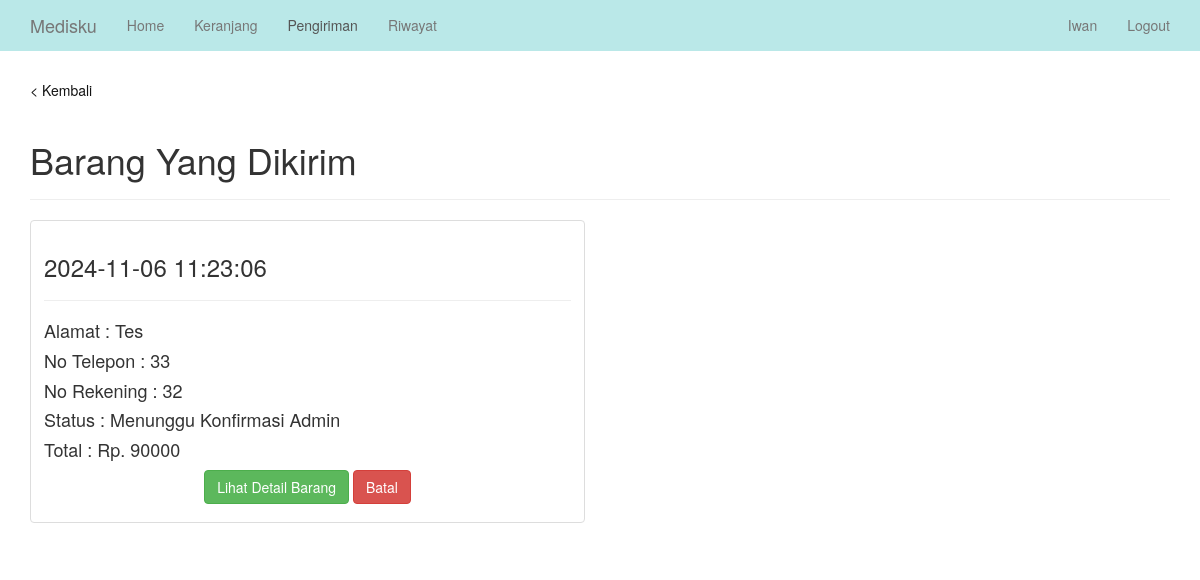
Page /pengguna/pengiriman.php (signed in) on the committed database.
### tables this page shows
CREATE TABLE `transaksi` (
  `id_transaksi` int NOT NULL AUTO_INCREMENT,
  `waktu_transaksi` datetime NOT NULL,
  `subtotal` bigint NOT NULL,
  `status_transaksi` varchar(30) NOT NULL,
  `alamat` varchar(40) NOT NULL,
  `no_hp` varchar(15) NOT NULL,
  `rekening` varchar(100) NOT NULL,
  `id_pengguna` int NOT NULL,
  PRIMARY KEY (`id_transaksi`)
);

### pengguna/pengiriman.php (the view, shortened to what this page needs)
<?php
include "../koneksi/config.php";
$nama = $_SESSION['nama'];
$id = $_SESSION['id'];
?>
<!DOCTYPE html>
<html>
<head>
    <link href="../assets/css/bootstrap.css" rel="stylesheet">
    <link href="../assets/css/style.css" rel="stylesheet" />
</head>
<body>
    <nav class="navbar navbar-default navbar-fixed-top" role="navigation">
        <div class="container">
            <div class="collapse navbar-collapse" id="bs-example-navbar-collapse-1">
                <ul class="nav navbar-nav">
                    <li><a class="navbar-brand" href="home.php">Medisku</a></li>
                    <li><a href="home.php">Home</a></li>
                    <li><a href="keranjang.php" title="Keranjang Belanja">Keranjang</a></li>
                    <li class="active"><a href="pengiriman.php" title="Pengiriman">Pengiriman</a></li>
                    <li><a href="riwayat_transaksi.php" title="Riwayat Transaksi">Riwayat</a></li>
                </ul>
                <ul class="nav navbar-nav navbar-right">
                    <li><a href="user.php"><?php echo ucwords($nama); ?></a></li>
                    <li><a href="logout.php">Logout</a></li>
                </ul>
            </div>
        </div>
    </nav>
    <br><br>
    <div class="container">
        <div>
            <a href="home.php"><br><br>< Kembali</a>
        </div>
        <div class="page-header">
            <h1>Barang Yang Dikirim</h1>
        </div>
        <div class="row">
            <?php
                $sql = "select * from pengguna inner join transaksi on pengguna.id_pengguna = transaksi.id_pengguna
                where pengguna.id_pengguna='$id' and transaksi.status_transaksi like '%kirim%'";
                $query = mysqli_query($connect, $sql);
                $cek = mysqli_num_rows($query);
                if($cek > 0){
                    while($data = mysqli_fetch_array($query)){ ?>
                    <div class="col-md-6 col-sm-6">
                        <div class="thumbnail">
                            <div class="caption">
                                <h3><?php echo $data["waktu_transaksi"]; ?></h3><hr>
                                <h4>Alamat : <?php echo ucwords($data["alamat"]); ?></h4>
                                <h4>No Telepon : <?php echo ucwords($data["no_hp"]); ?></h4>
                                <h4>No Rekening : <?php echo ucwords($data["rekening"]); ?></h4>
                                <h4>Status :
                                    <?php
                                        $status = $data['status_transaksi'];
                                        if($status == "proses kirim"){
                                            echo "Menunggu Konfirmasi Admin";
                                        }else if($status == "dikirim"){
                                            echo "Barang Sudah Dikirim";
                                        }
                                    ?>
                                </h4>
                                <h4>Total : Rp. <?php echo $data["subtotal"]; ?></h4>
                                <div class="text-center">
                                    <a href="detail.php?id_transaksi=<?php echo $data["id_transaksi"]; ?>" class="btn btn-success">Lihat Detail Barang</a>
                                    <?php if($status == "dikirim"){ ?>
                                        <a href="terima_barang.php?id_transaksi=<?php echo $data["id_transaksi"]; ?>" class="btn btn-primary">Barang Diterima</a>
                                    <?php }else{ ?>
                                        <a href="batal_beli.php?id_transaksi=<?php echo $data["id_transaksi"]; ?>" onclick="return confirm('Anda Yakin?')" class="btn btn-danger">Batal</a>
                                    <?php } ?>
                                </div>
                            </div>
                        </div>
                    </div>
                <?php } ?>
        </div>
        <?php }else{ ?>
                <center><img src="../assets/img/kosong.png"><h2>Belum Ada Barang Yang Dikirim</center>
            <?php } ?>
    </div>
</body>
</html>

### assets/css/style.css (style rules this page uses)
.row { margin-bottom:10px; }
.btn { margin-bottom:5px; }

### rows in the picture
transaksi: waktu_transaksi "2024-11-06 11:23:06", alamat "Tes", no_hp "33", rekening "32", status_transaksi "Menunggu Konfirmasi Admin", subtotal "90000"

### other values in the picture
$nama "Iwan"
